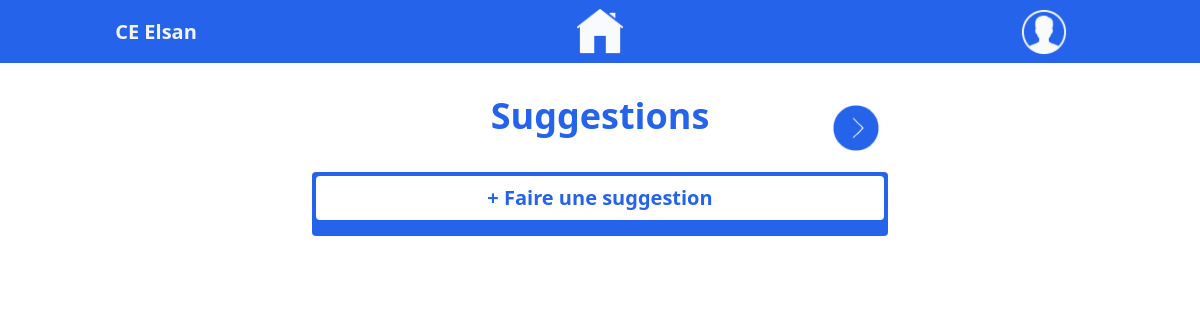
The app's page /pages/suggestions.php (signed in), older data.
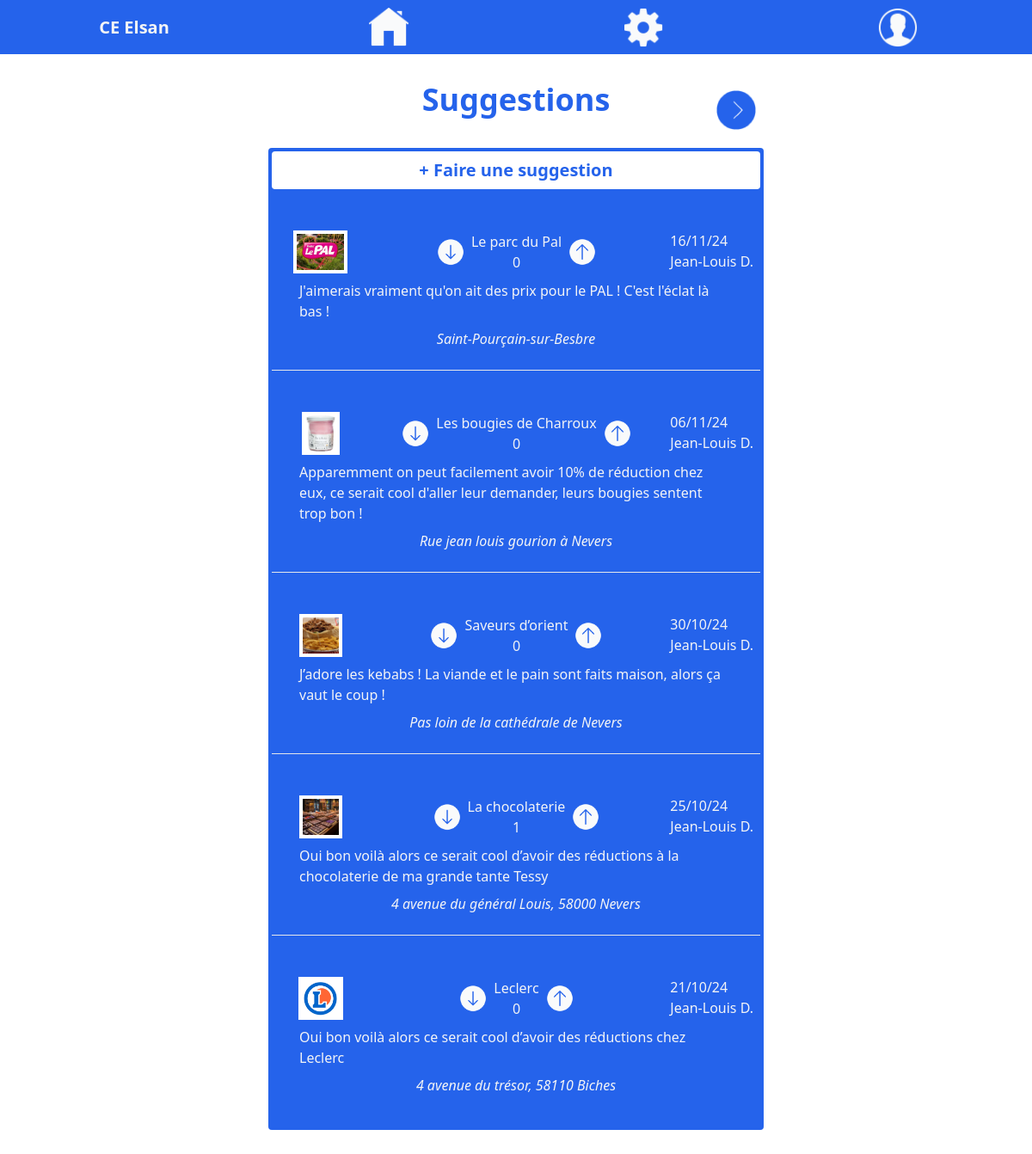
The same page, newer data.
### tables this page shows
CREATE TABLE `suggestions` (
  `suggestion_id` int NOT NULL,
  `company_name` varchar(255) NOT NULL,
  `description` text NOT NULL,
  `image_url` varchar(255) NOT NULL,
  `date` datetime NOT NULL DEFAULT CURRENT_TIMESTAMP,
  `address` varchar(255) NOT NULL,
  `user_id` int NOT NULL,
  `is_visible` tinyint(1) NOT NULL DEFAULT '0',
  `category` varchar(255) NOT NULL
);

CREATE TABLE `users` (
  `user_id` int NOT NULL,
  `first_name` varchar(255) NOT NULL,
  `last_name` varchar(255) NOT NULL,
  `email` varchar(255) NOT NULL,
  `password` varchar(255) NOT NULL,
  `role` varchar(255) NOT NULL DEFAULT 'user'
);

### src/pages/suggestions.php (the view, shortened to what the changed rows need)
<?php
require_once('../php_sql/db_connect.php');
$limit = 5;
$page = isset($_GET['page']) ? (int)$_GET['page'] : 1;
$offset = ($page - 1) * $limit;
$sql = "
SELECT
    s.suggestion_id, s.company_name, s.description, s.image_url, s.date, s.address, s.user_id,
    COALESCE(SUM(v.vote_value), 0) AS total_score,
    u.first_name, SUBSTRING(u.last_name, 1, 1) AS last_name_initial
FROM suggestions s
LEFT JOIN votes v ON s.suggestion_id = v.suggestion_id
LEFT JOIN users u ON s.user_id = u.user_id
WHERE s.is_visible = 1
GROUP BY s.suggestion_id, u.first_name, last_name_initial
ORDER BY s.date DESC
LIMIT :limit OFFSET :offset";
$query = $db->prepare($sql);
$query->bindParam(':limit', $limit, PDO::PARAM_INT);
$query->bindParam(':offset', $offset, PDO::PARAM_INT);
$query->execute();
$suggestions = $query->fetchAll(PDO::FETCH_ASSOC);
?>
<!doctype html>
<html>
<head>
  <link href="../output.css" rel="stylesheet">
</head>
<body class="pb-8">
<?php include '../includes/nav.php';?>
<div class="title_pagniation relative max-w-xl mx-auto">
    <h1 class="text-blue-600 font-bold text-4xl text-center m-8">Suggestions</h1>
</div>
<main class="p-1 flex flex-col gap-4 flex-wrap max-w-screen-2xl mx-auto">
<section class="w-[96%] bg-blue-600 mx-auto p-1 max-w-xl text-gray-100 pb-4 rounded">
    <div class="container">
    <?php
$lastSuggestion = end($suggestions);
foreach ($suggestions as $suggestion) {
    $date = new DateTime($suggestion['date']);
    $formattedDate = $date->format('d/m/y');
    echo
    '<article class="mt-12 w-full mx-auto">
    <div class="suggestion_row_prez flex justify-between gap-1">
        <div class="w-1/5 flex items-center justify-center">
            <img src="' . $suggestion['image_url'] . '" alt="logo de l\'entreprise" class="bg-white p-1 h-[50px]">
        </div>
        <div class="company_name_and_votes flex gap-2 justify-between">
            <div class="left font-bold text-4xl flex items-center">
                <a href="../php_sql/vote.php?vote=-1&suggestion_id=' . $suggestion['suggestion_id'] . '&page=' . $page . '">
                    <img src="../images/icons/down.png" alt="vote négatif" class="h-8 w-8">
                </a>
            </div>
            <div class="flex flex-col text-center justify-center">
                <p class="">' . $suggestion['company_name'] . '</p>
                <p class="">' . $suggestion['total_score'] . '</p>
            </div>
            <div class="right font-bold text-4xl flex items-center">
                <a href="../php_sql/vote.php?vote=1&suggestion_id=' . $suggestion['suggestion_id'] . '&page=' . $page . '">
                    <img src="../images/icons/up.png" alt="vote positif" class="h-8 w-8">
                </a>
            </div>
        </div>
        <div class="date_and_name px-2">
            <p class="">' . $formattedDate . '</p>
            <p class="">' . $suggestion['first_name'] . ' ' . $suggestion['last_name_initial'] . '.</p>
        </div>
    </div>
    <p class="mt-2 px-8">' . $suggestion['description'] . '</p>
    <p class="text-center mt-2 italic">' . $suggestion['address'] . '</p>
    </article><br>';
    if ($suggestion !== $lastSuggestion) {
        echo '<hr>';
    }
}
?>
        </div>
</section>
</main>
</body>
</html>

### src/includes/nav.php (shortened to what the changed rows need)
<nav class="bg-blue-600 p-2 h-16 fixed top-0 w-[100%] z-20 border-b border-white">
    <ul class="flex justify-between items-center w-full">
        <li class="w-1/4 flex justify-center items-center h-12 ">
            <h2 class="text-gray-100 text-xl font-bold bg-blue-600 z-10">CE Elsan</h2>
        </li>
        <?php if (isset($_SESSION) && isset($_SESSION['role']) && ($_SESSION['role'] === "admin")){
            echo
        '<li class="w-1/4 flex justify-center">
            <a href="back_office.php">
                <img class="h-12" src="../images/icons/back_office.png" alt="bouton de l\'interface administrateur">
            </a>
        </li>';}
        ?>
    </ul>
</nav>

Row changes from the older to the newer data that the page shows:
added suggestions: image_url (picture), company_name "Le parc du Pal", total_score "0", date "16/11/24", user.first_name "Jean-Louis", last_name_initial "D", description "J'aimerais vraiment qu'on ait des prix pour le PAL ! C'est l'éclat là bas !", address "Saint-Pourçain-sur-Besbre"
added suggestions: image_url (picture), company_name "Les bougies de Charroux", total_score "0", date "06/11/24", user.first_name "Jean-Louis", last_name_initial "D", description "Apparemment on peut facilement avoir 10% de réduction chez eux, ce serait cool d'aller leur demander, leurs bougies sentent trop bon !", address "Rue jean louis gourion à Nevers"
now on this page (row edited): suggestions: image_url (picture), company_name "Saveurs d’orient", total_score "0", date "30/10/24", user.first_name "Jean-Louis", last_name_initial "D", description "J’adore les kebabs ! La viande et le pain sont faits maison, alors ça vaut le coup !", address "Pas loin de la cathédrale de Nevers"
now on this page (row edited): suggestions: image_url (picture), company_name "La chocolaterie", total_score "1", date "25/10/24", user.first_name "Jean-Louis", last_name_initial "D", description "Oui bon voilà alors ce serait cool d’avoir des réductions à la chocolaterie de ma grande tante Tessy", address "4 avenue du général Louis, 58000 Nevers"
now on this page (row edited): suggestions: image_url (picture), company_name "Leclerc", total_score "0", date "21/10/24", user.first_name "Jean-Louis", last_name_initial "D", description "Oui bon voilà alors ce serait cool d’avoir des réductions chez Leclerc", address "4 avenue du trésor, 58110 Biches"
